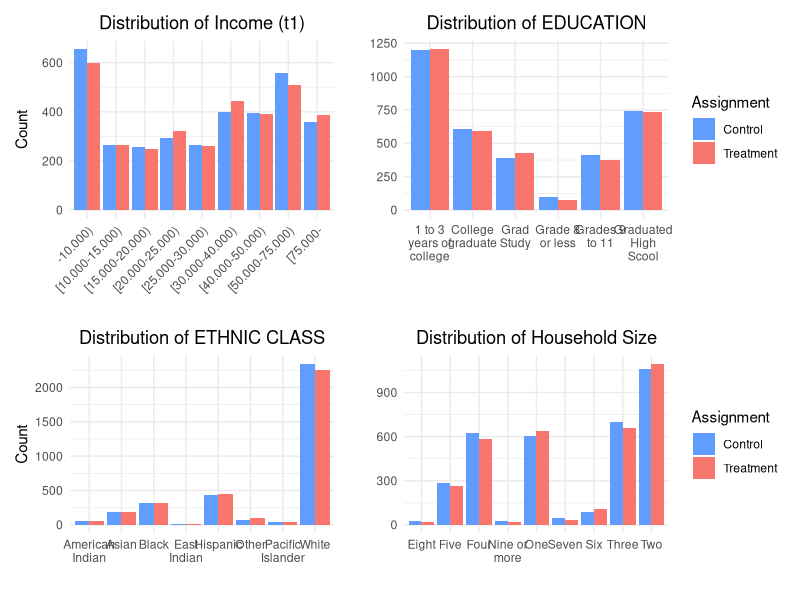

Generate this figure with R:
## ---- chunk 1
# Import the dataset
population <- read.csv("population.csv")

# View the first few rows
library(kableExtra)
head(population[c("Income_t1", "Income_t2", "assignment", "SEX", "EDUCATION", "ETHNIC.CLASS")], 5) %>%
  kable() %>%
  kable_styling(full_width = TRUE, bootstrap_options = c("striped", "hover"))
## ---- chunk 2
library(tidyverse)
library(dplyr)
library(scales)
p1 <- population %>%
  group_by(assignment, Income_t1_range) %>%
  summarise(count = n(), .groups = "drop") %>%
  group_by(assignment) %>%
  ggplot(aes(x = Income_t1_range, y = count, fill = factor(assignment))) +
  geom_bar(stat = "identity", position = "dodge") +
  labs(y= "Count", x = "") +
  ggtitle("Distribution of Income (t1)") +
  theme_minimal() +
  theme(plot.title = element_text(hjust = 0.5), legend.position = "none",
        axis.text.x = element_text(angle = 45, hjust = 1)) +
  scale_fill_manual(
    name = "Assignment",
    values = c("0" = "#619CFF", "1" = "#F8766D"),
    labels = c("0" = "Control", "1" = "Treatment")
  )

p2 <- population %>%
  group_by(assignment, EDUCATION) %>%
  summarise(count = n(), .groups = "drop") %>%
  group_by(assignment) %>%
  ggplot(aes(x = EDUCATION, y = count, fill = factor(assignment))) +
  geom_bar(stat = "identity", position = "dodge") +
  labs(y = "", x = "") +
  ggtitle("Distribution of EDUCATION") +
  scale_x_discrete(labels = label_wrap(10)) +
  theme_minimal() +
  theme(plot.title = element_text(hjust = 0.5)) +
  scale_fill_manual(
    name = "Assignment",
    values = c("0" = "#619CFF", "1" = "#F8766D"),
    labels = c("0" = "Control", "1" = "Treatment")
  )

p3 <- population %>%
  group_by(assignment, ETHNIC.CLASS) %>%
  summarise(count = n(), .groups = "drop") %>%
  group_by(assignment) %>%
  ggplot(aes(x = ETHNIC.CLASS, y = count, fill = factor(assignment))) +
  geom_bar(stat = "identity", position = "dodge") +
  labs(y = "Count", x = "") +
  ggtitle("Distribution of ETHNIC CLASS") +
  scale_x_discrete(labels = label_wrap(10)) +
  theme_minimal() +
  theme(plot.title = element_text(hjust = 0.5), legend.position = "none") +
  scale_fill_manual(
    name = "Assignment",
    values = c("0" = "#619CFF", "1" = "#F8766D"),
    labels = c("0" = "Control", "1" = "Treatment")
  )

p4 <- population %>%
  group_by(assignment, HOUSEHOLD.SIZE) %>%
  summarise(count = n(), .groups = "drop") %>%
  group_by(assignment) %>%
  ggplot(aes(x = HOUSEHOLD.SIZE, y = count, fill = factor(assignment))) +
  geom_bar(stat = "identity", position = "dodge") +
  labs(y = "", x = "") +
  ggtitle("Distribution of Household Size") +
  scale_x_discrete(labels = label_wrap(10)) +
  theme_minimal() +
  theme(plot.title = element_text(hjust = 0.5)) +
  scale_fill_manual(
    name = "Assignment",
    values = c("0" = "#619CFF", "1" = "#F8766D"),
    labels = c("0" = "Control", "1" = "Treatment")
  )

library(patchwork)
p1 + p2 + p3 + p4
## ---- chunk 3
population %>%
  group_by(assignment) %>%
  summarise(mean_income = mean(Income_t2, na.rm = TRUE))
## ---- chunk 4
36533.90 - 35480.67
